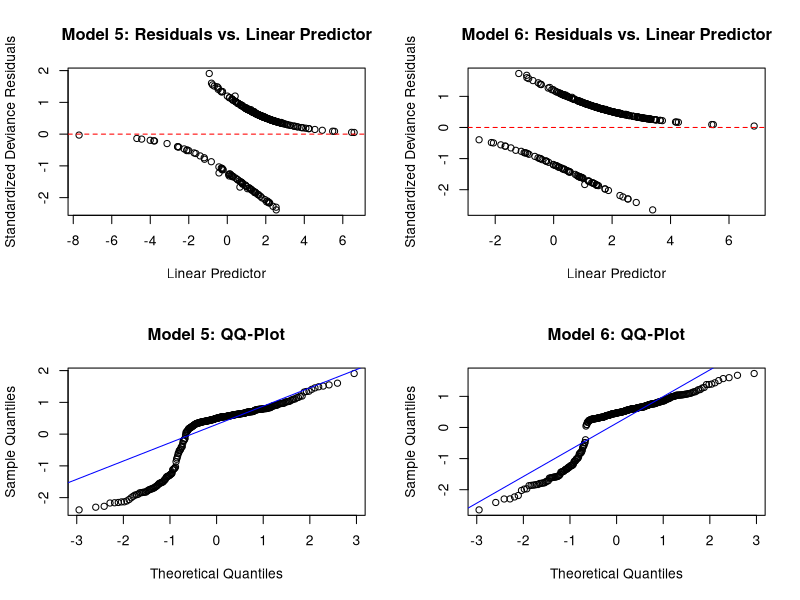
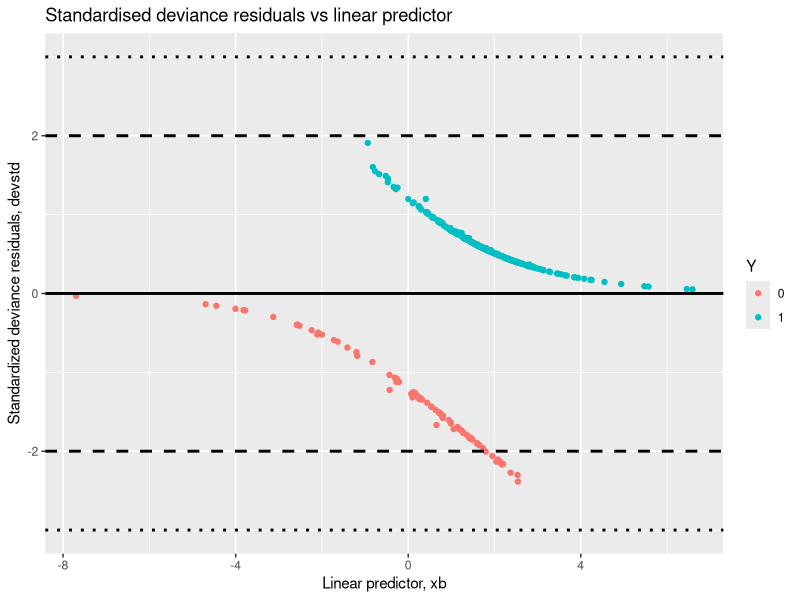
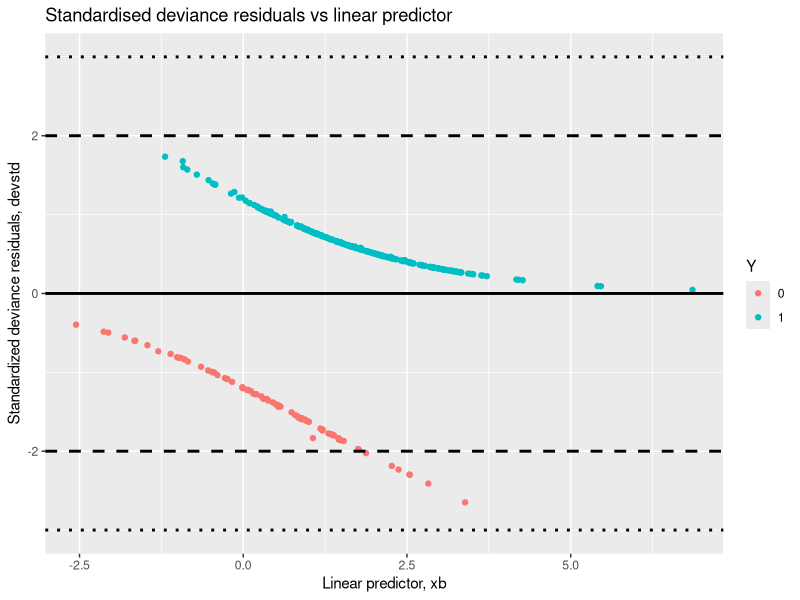

The R source for these figures, in order:
library(readxl)
library(tidyverse)
library(car)
library(ggplot2)
library(dplyr)
library(tidyr)
library(knitr)
data <- read_excel("Data/carotene.xlsx")
summary(data)


# 3(a). -----------------------------------------------------------------------
# Task:
# Fit a multiple logistic model using all 11 x-variables, including calories, 
# and calculate the VIF-values. Did the change of model from a linear regression
# in Project 1.3(c) to a logistic regression, affect the VIF? Why not? In all 
# further analyses, exclude the variable with the multicollinearity issues.

# From Project_1
# ---------------------------------------------------------------------------------------------------
# Turn the categorical variables into factor variables and pick suitable reference categories for them

data <- data %>%
  mutate(smokstat = factor(smokstat,
                           levels = c(1, 2, 3),
                           labels = c("Never", "Former", "Current")))

data <- data %>%
  mutate(sex = factor(sex,
                      levels = c(1, 2),
                      labels = c("Male", "Female")))
# Set baseline
data$sex <- relevel(data$sex, ref = "Female")

data <- data %>%
  mutate(vituse = factor(vituse,
                         levels = c(1, 2, 3),
                         labels = c("Often", "Rarely", "Never")))

# Set baseline
data$vituse <- relevel(data$vituse, ref = "Never")

# Linear model with all variables
Full_Linear_Model <- lm(log(betaplasma) ~ bmi + age + calories + 
                          fat + cholesterol + fiber + alcohol + betadiet + 
                          smokstat + sex + vituse, data = data)

# ------------------------------------------------------------------------------
# From Project 2 Part 1. 
data |> mutate(
  lowplasma_01 = as.numeric(betaplasma < 225.5),
  lowplasma_hl = factor(lowplasma_01,
                        levels = c(0, 1),
                        labels = c("high", "low"))) -> data  
# The full logistic model - ALL available variables! 
Full_Logistic_Model <- glm(lowplasma_01 ~ bmi + age + calories + 
                               fat + cholesterol + fiber + alcohol + betadiet + 
                               smokstat + sex + vituse, family = "binomial", data = data)

#VIF-tests- compare linear and logistic models! 
vif(Full_Linear_Model)
vif(Full_Logistic_Model) 
  # Compared with the values from Project 1 - they have changed slightly, with a 
  # variation of the third decimal. They still showcase the same pattern, i.e. 
  # the same problematic (multicollinearity) variables - calories (worst) and fat. 


# Henceforth we remove the most problematic variable (calories) from the model! 
# And include all pair-wise interaction terms - for 10 variables that is (10 2) = 45 
# interaction variables, and a total (with main) 45 + 10 = 55 variables in the model. 
# We can simplify this by squaring the variables, OBS! Actually there is more  
# because we have categorical variables (from the model data we can see it's 
# actually 77)! 

Logistic_Model <- glm(lowplasma_01 ~ (bmi + age + fat + cholesterol + fiber + 
                      alcohol + betadiet + smokstat + sex + vituse)^2,
                      family = "binomial", data = data)


# Task: 
# Perform one Backwards elimination, starting with the full model, and one 
# Forward selection, starting with the null model. Both versions should have the
# null model as lower scope and the full model as upper scope, and use BIC as 
# selection criterion.

Null_Model <- glm(lowplasma_01 ~ 1, family = "binomial", data = data)

#Backward Elimination, starts from the full model 
Backwards_Elimination_Model <- step(Logistic_Model,
     direction = "backward",
     scope = list(lower = formula(Null_Model),
                  upper = formula(Logistic_Model)),
     k = log(nobs(Null_Model)))

#Forward Selection, start from the null model 
Forward_Selection_Model <- step(Null_Model,
     direction = "forward",
     scope = list(lower = formula(Null_Model),
                  upper = formula(Logistic_Model)),
     k = log(nobs(Null_Model)))


# Task: 
# Then, use each of the resulting models as starting model in a Stepwise 
# regression, again with null and full models as scope, and BIC as criterion

Stepwise_From_Backward <- step(Backwards_Elimination_Model,
                               direction = "both",
                               scope = list(lower = formula(Null_Model),
                                            upper = formula(Logistic_Model)),
                               k = log(nobs(Backwards_Elimination_Model)))

Stepwise_From_Forward <- step(Forward_Selection_Model,
                              direction = "both",
                              scope = list(lower = formula(Null_Model),
                                           upper = formula(Logistic_Model)),
                              k = log(nobs(Forward_Selection_Model)))
#NOTICE! This is the same model as Forward_Selection, i.e. they conclude the same
#model : Forward_Selection_Model = Stepwise_From_Forward

# Task: 
# If any of the resulting Stepwise models contain categorical variables, 
# determine, using a suitable test, if you can reduce the number of categories 
# from three to two in any of those variables

Stepwise_From_Backward$coefficients
Stepwise_From_Forward$coefficients

# We notice -> that the Stepwise_From_Forward model - has two categorical variables, 
# vituseOften and vituseRarely. But that is the only two. So we check if we can 
# reduce further by combing the two factors into one! 
#  ---> Likelihood ratio test! 

# First we want to create a new, two-category vituse - where Rarely and Often 
# has collapsed to "Used" (for having used vitamins), we don't mess with the 
# original data so I create a new.. 
new_data <- data

# Transform three levels to two, but assigning vituse category "Never" into "Never" 
# and if the category is not "Never" it's assigned into "Used". 
new_data$vituse_reduced <- ifelse(new_data$vituse == "Never", "Never", "Used")
new_data$vituse_reduced <- factor(new_data$vituse_reduced)
# See that a new 2-factor variable (vituse_reduced) has indeed been created in
# the list of variables! 
glimpse(new_data)

#Thus we create a new model, based on this two-factor collapsed version (reduced):
Stepwise_From_Forward_Reduced <- glm(lowplasma_01 ~ betadiet + bmi + vituse_reduced 
                                     + age + betadiet*bmi, family = "binomial", 
                                     data = new_data)
Stepwise_From_Forward_Reduced$coefficients

#Save variables
sum_1 <- summary(Stepwise_From_Forward)
sum_2 <- summary(Stepwise_From_Forward_Reduced)
deviance_1 <- sum_1$deviance
deviance_2 <- sum_2$deviance
df_1 <- sum_1$df.residual
df_2 <- sum_2$df.residual

#Calculate differences
D_diff <- deviance_2 - deviance_1
df_diff <- df_2 - df_1
chi2_alpha <- qchisq(p = 1 - 0.05, df = df_diff)
Pvalue <- pchisq(q = D_diff, df = df_diff, lower.tail = FALSE)

#I create a table and remove the vertical title using rownames, just to clean it up! 
table_1e <- cbind(D_diff, df_diff, chi2_alpha, Pvalue)
rownames(table_1e) <- c(" ")
table_1e

# Task: 
# Report the name of the test, the null hypothesis, the value of the test statistic,
# its distribution when H0 is true, the P-value and the conclusion.

# 1. Name of test: Partial likelihood ratio test 
# 2. Null Hypothesis, H_0: Beta_often = Beta_Rarely. In words, that the model with 
#    one dummy variable Beta_Used is enough. 
# 3. The value of the test statistic is D = 0.34999 ~ 0.35
# 4. The distribution is Chi-squared
# 5. The P-value is P = 0.55411 ~ 0.55
# 6. The conclusion is to not reject H_0 since Pvalue > 0.05. I.e. we cannot conclude
#    that the full model is significantly better than the reduced. 

#Task:
# Present a table, Table.3(b), with the estimated β-parameters in each of the 
# different models (you will end up with at least one and at most six different models). 
# Use one row for each variable that is present in at least one of the models, 
# and one column of estimates for each of the models.

# Models
# ----------------
#Full_Logistic_Model #All variables, including calories
Logistic_Model #All variables, excluding calories, but including all interaction terms
Null_Model #No variables 
Backwards_Elimination_Model
#Forward_Selection_Model
Stepwise_From_Backward #Backwards elimination from the full model 
Stepwise_From_Forward # Forward selection from the null model
Stepwise_From_Forward_Reduced # Forward selection from the null model without the 


# Hint: 
# You can create one dataframe for each model and then join them into one dataframe:
#df1 <- data.frame(variable = names(Full_Logistic_Model$coefficients),
#                    b_model1 = Full_Logistic_Model$coefficients, row.names = NULL)
df1 <- data.frame(variable = names(Logistic_Model$coefficients),
                  b_model1 = Logistic_Model$coefficients, row.names = NULL)
df2 <- data.frame(variable = names(Null_Model$coefficients),
                  b_model2 = Null_Model$coefficients, row.names = NULL)
df3 <- data.frame(variable = names(Backwards_Elimination_Model$coefficients),
                  b_model3 = Backwards_Elimination_Model$coefficients, row.names = NULL)
df4 <- data.frame(variable = names(Stepwise_From_Forward$coefficients),
                  b_model4 = Stepwise_From_Forward$coefficients, row.names = NULL)
df5 <- data.frame(variable = names(Stepwise_From_Backward$coefficients),
                  b_model5 = Stepwise_From_Backward$coefficients, row.names = NULL)
df6 <- data.frame(variable = names(Stepwise_From_Forward_Reduced$coefficients),
                  b_model6 = Stepwise_From_Forward_Reduced$coefficients, row.names = NULL)
All_Models <- full_join(df2, df3) |> full_join(df4) |> full_join(df5) |> full_join(df6)

#Writes a table:
table_3b <- kable(All_Models, caption = "Table 3(b): Estimated β-parameters in each of the six models")
table_3b
#Exported to excel:
#write.csv(All_Models, "Table_3b_ny.csv", row.names = FALSE)


#---------------------- TO-DO: --------------------------------------
# Task:
# Comment on any interesting differences between the models.
# -------------------------------------------------------------------



# 3(c). ------------------------------------------------------------------------
# Calculate McFadden’s adjusted pseudo R2, AIC and BIC for all models from Table.3(b), 
# and indicate which model is best, according to each of these criteria.

aic <- AIC(Logistic_Model, Null_Model, Backwards_Elimination_Model, 
           Stepwise_From_Forward, Stepwise_From_Backward, Stepwise_From_Forward_Reduced)
bic <- BIC(Logistic_Model, Null_Model, Backwards_Elimination_Model, 
           Stepwise_From_Forward, Stepwise_From_Backward, Stepwise_From_Forward_Reduced)

#Create dataframe for the AIC- and BIC
collect.AICetc <- data.frame(aic, bic)

#Remove unnecessary df.1 column
collect.AICetc |> mutate(df.1 = NULL) -> collect.AICetc

#Calculate Psuedo R
collect.AICetc |> mutate(
  loglik =  c(logLik(Logistic_Model)[1],
              logLik(Null_Model)[1],
              logLik(Backwards_Elimination_Model)[1],
              logLik(Stepwise_From_Forward)[1],
              logLik(Stepwise_From_Backward)[1],
              logLik(Stepwise_From_Forward_Reduced)[1])) -> collect.AICetc

#Calculate McFadden's adjusted psuedo R2
    
    #Save loglikelihood for null model:
    lnL0 <- logLik(Null_Model)[1]
    
collect.AICetc |> mutate(
  R2McF = 1 - loglik/lnL0,
  R2McF.adj = 1 - (loglik - (df - 1)/2)/lnL0) -> collect.AICetc

#Show result
collect.AICetc

# ------------------------------------------------------------------
#TODO: INDICATE WHICH IS THE BEST MODEL BASED ON THE RESULT ^^^^^
# ------------------------------------------------------------------





# 3(d). ------------------------------------------------------------------------
# Calculate the standardized deviance residuals for the model with the best AIC 
# and the model with the best BIC, from 3(c). 



# Model with the best (lowest) AIC: Stepwise_From_Backward (AIC = 298.1199)
# Model with the best (lowest) BIC: Stepwise_From_Forward_Reduced (BIC = 322-5014)

# Standardized residuals for respective model 
res_Stepwise_From_Backward <- rstandard(Stepwise_From_Backward, type = "deviance")
res_Stepwise_From_Forward_Reduced <- rstandard(Stepwise_From_Forward_Reduced, type = "deviance")

lp_Stepwise_From_Backward <- predict(Stepwise_From_Backward, type = "link")
lp_Stepwise_From_Forward_Reduced <- predict(Stepwise_From_Forward_Reduced, type = "link")


# Task:
# Plot the standardised deviance residuals, with suitable reference lines, 
# against the linear predictors for each of the two models. Also make QQ-plots 
# for the residuals. Discuss which of the models has the best behaved residuals.

#UPDATED: Plot 1 has been updated with colour, see further below
      # Plot 1: Residuals vs. Linear Predictor
      par(mfrow = c(2, 2))  # 2x2 plot layout
      
      plot(lp_Stepwise_From_Backward, res_Stepwise_From_Backward,
           main = "Model 5: Residuals vs. Linear Predictor",
           xlab = "Linear Predictor", ylab = "Standardized Deviance Residuals")
      abline(h = 0, col = "red", lty = 2)
      
      plot(lp_Stepwise_From_Forward_Reduced, res_Stepwise_From_Forward_Reduced,
           main = "Model 6: Residuals vs. Linear Predictor",
           xlab = "Linear Predictor", ylab = "Standardized Deviance Residuals")
      abline(h = 0, col = "red", lty = 2)
      
# Plot 2: QQ-plots
qqnorm(res_Stepwise_From_Backward, main = "Model 5: QQ-Plot")
qqline(res_Stepwise_From_Backward, col = "blue")
      
qqnorm(res_Stepwise_From_Forward_Reduced, main = "Model 6: QQ-Plot")
qqline(res_Stepwise_From_Forward_Reduced, col = "blue")




#UPDATED: Second try for plot 1 in order to get color-coded 

#Plot 1:
Model_5_infl <- influence(Stepwise_From_Backward)
Model_6_infl <- influence(Stepwise_From_Forward_Reduced)

data_pred <- cbind(data,
                   xbeta5 = predict(Stepwise_From_Backward),
                   xbeta6 = predict(Stepwise_From_Forward_Reduced),
                   v5 = Model_5_infl$hat,
                   v6 = Model_6_infl$hat)


data_pred |> mutate(devresid5 = Model_5_infl$dev.res,
                    stddevresid5 = devresid5/sqrt(1 - v5)) -> data_pred
data_pred |> mutate(devresid6 = Model_6_infl$dev.res,
                    stddevresid6 = devresid6/sqrt(1 - v6)) -> data_pred

ggplot(data_pred, aes(x = xbeta5, 
                      y = stddevresid5, 
                      color = as.factor(lowplasma_01))) +
  geom_point() +
  geom_hline(yintercept = c(-3, -2, 0, 2, 3), 
             linetype = c("dotted", "dashed", "solid", "dashed", "dotted"),
             linewidth = 1) +
  labs(title = "Standardised deviance residuals vs linear predictor",
       x = "Linear predictor, xb", y = "Standardized deviance residuals, devstd",
       color = "Y")

ggplot(data_pred, aes(x = xbeta6, 
                      y = stddevresid6, 
                      color = as.factor(lowplasma_01))) +
  geom_point() +
  geom_hline(yintercept = c(-3, -2, 0, 2, 3), 
             linetype = c("dotted", "dashed", "solid", "dashed", "dotted"),
             linewidth = 1) +
  labs(title = "Standardised deviance residuals vs linear predictor",
       x = "Linear predictor, xb", y = "Standardized deviance residuals, devstd",
       color = "Y")


